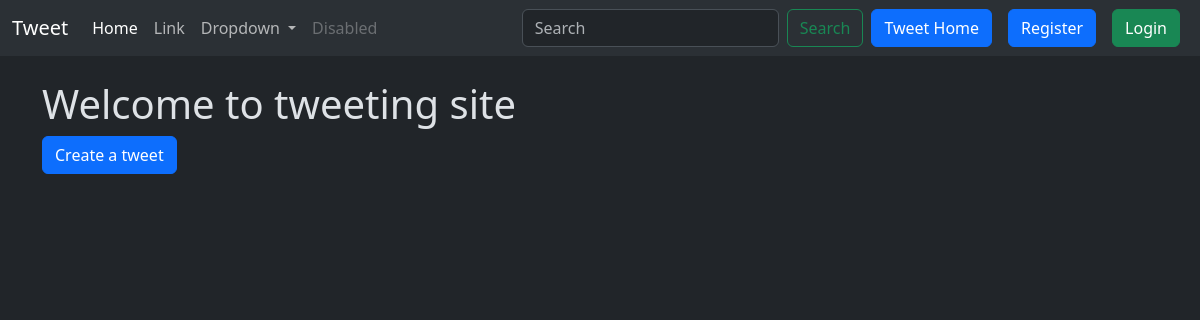
Page /tweet/ on the earlier database version.
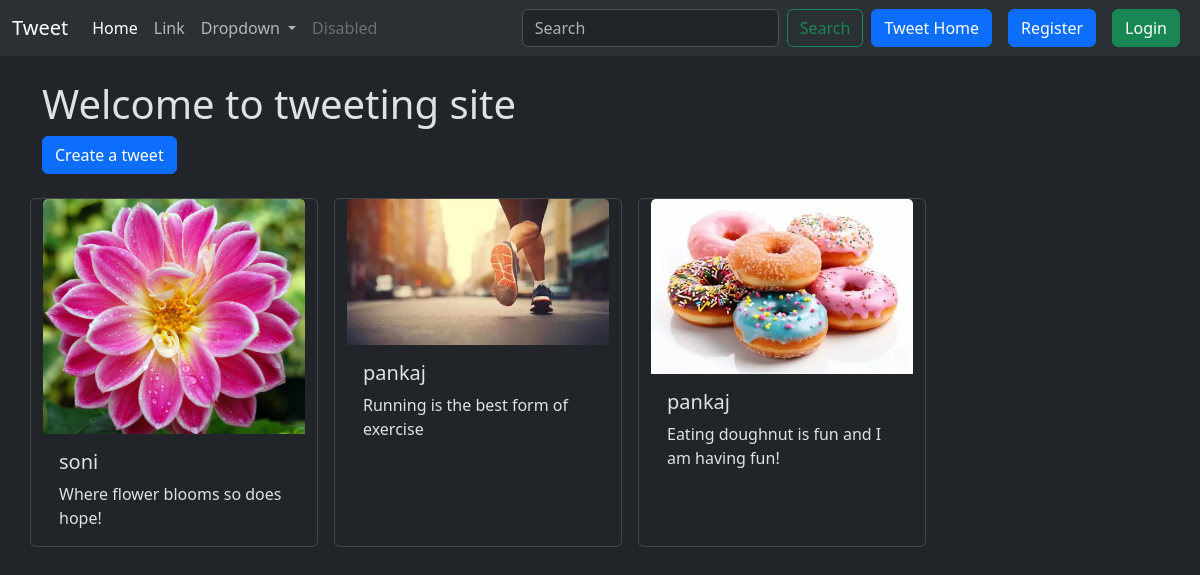
Same page on the later database version.
### tweet/models.py (models this page shows, shortened)
class Tweet(models.Model):
    user = models.ForeignKey(User, on_delete=models.CASCADE, related_name="user")
    text = models.TextField(max_length=250)
    photo = models.ImageField(upload_to='photos/', blank=True, null=True)
    created = models.DateTimeField(auto_now_add=True)
    updated = models.DateTimeField(auto_now=True)

### tweet/views.py (the view)
# urls.py: path('', tweet_list, name="tweet_list"),
def tweet_list(request):
    tweets = Tweet.objects.all().order_by('-created')
    return render(request, 'tweet/tweet_list.html', context={'tweets': tweets})

### tweet/templates/tweet/tweet_list.html (shortened to what this page needs)
{% extends "layout.html" %}
{% block content %}
<h1 class="text-centre mt-4">Welcome to tweeting site</h1>
<a class="btn btn-primary" href="{% url 'tweet:tweet_create' %}">Create a tweet</a>
<div class="conatiner row gap-3">
    {% for tweet in tweets %}
        <div class="card mt-4" style="width: 18rem;">
  <img src="{{ tweet.photo.url }}" class="card-img-top" alt="...">
  <div class="card-body">
    <h5 class="card-title">{{ tweet.user.username}}</h5>
    <p class="card-text">{{ tweet.text }}</p>
  </div>
</div>
    {% endfor %}
</div>
{% endblock %}

### templates/layout.html (shortened to what this page needs)
{% load static %}
<!DOCTYPE html>
<html lang="en" data-bs-theme="dark">
<head>
    <link href="https://cdn.jsdelivr.net/npm/bootstrap@5.3.8/dist/css/bootstrap.min.css" rel="stylesheet">
</head>
<body>
    <nav class="navbar navbar-expand-lg bg-body-tertiary">
  <div class="container-fluid">
    <a class="navbar-brand" href="{% url 'tweet:tweet_list' %}">Tweet</a>
    <div class="collapse navbar-collapse" id="navbarSupportedContent">
      <ul class="navbar-nav me-auto mb-2 mb-lg-0">
        <li class="nav-item">
          <a class="nav-link active" aria-current="page" href="#">Home</a>
        </li>
        <li class="nav-item">
          <a class="nav-link" href="#">Link</a>
        </li>
        <li class="nav-item dropdown">
          <a class="nav-link dropdown-toggle" href="#" role="button" data-bs-toggle="dropdown" aria-expanded="false">
            Dropdown
          </a>
        </li>
        <li class="nav-item">
          <a class="nav-link disabled" aria-disabled="true">Disabled</a>
        </li>
      </ul>
      <form class="d-flex" role="search">
        <input class="form-control me-2" type="search" placeholder="Search" aria-label="Search"/>
        <button class="btn btn-outline-success" type="submit">Search</button>
      </form>
        <a href="{% url 'tweet:tweet_list' %}" class="btn btn-primary mx-2">Tweet Home</a>
        {% if user.is_authenticated %}
        <form method="post" action="{% url 'logout'%}">
            {% csrf_token %}
            <button class="btn btn-danger" type="submit">Logout</button>
        </form>
        {% else%}
        <a href="{% url 'tweet:register' %}" class="btn btn-primary mx-2">Register</a>
        <a href="{% url 'login' %}" class="btn btn-success mx-2">Login</a>
        {% endif %}
    </div>
  </div>
</nav>
    <div class="container">
        {% block content %}
        {% endblock %}
    </div>
</body>
</html>

Differences in the rows shown:
added Tweet: photo (picture), user.username "soni", text "Where flower blooms so does hope!"
added Tweet: photo (picture), user.username "pankaj", text "Running is the best form of exercise"
added Tweet: photo (picture), user.username "pankaj", text "Eating doughnut is fun and I am having fun!"
